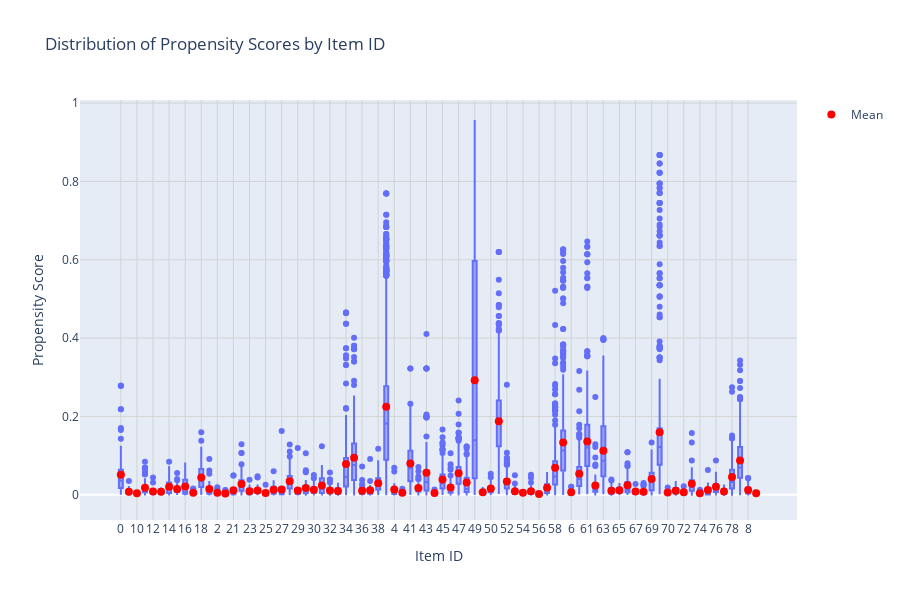

The notebook cell saved with this chart:
### Markdown cell above
### Propensity Score Distribution by Item ID

Visualize how propensity scores are distributed across different items using boxplots.

### Code cell
# Process data and calculate statistics
plot_df, stats_by_item, summary_by_item = calculate_distribution_stats(
    df=log_df_readable,
    value_col='propensity_score',
    groupby_col='item_id',
    groupby_col_as_string=True
)

# Create the boxplot visualization
fig = plot_boxplot_with_stats(
    plot_df=plot_df,
    stats_df=stats_by_item,
    value_col='propensity_score',
    groupby_col_str='item_id_str',
    title='Distribution of Propensity Scores by Item ID',
    xlabel='Item ID',
    ylabel='Propensity Score',
    height=600,
    show_mean_overlay=True
)

fig.show()

# Print summary statistics
print("\nPropensity Score Statistics by Item ID:")
print("="*60)

print("\nFirst 10 items:")
display(summary_by_item.head(10))

print("\nItems with highest mean propensity:")
display(summary_by_item.nlargest(5, 'mean'))

print("\nItems with lowest mean propensity:")
display(summary_by_item.nsmallest(5, 'mean'))

### Figure 1 — Plotly figure (JSON) as saved in the notebook; plotly's stock layout.template omitted (floating-point values rounded to 4 significant figures; data arrays with more than 128 entries replaced by an {"elided": "..."} marker saying what was removed)
{"data": [{"alignmentgroup": "True", "hovertemplate": "<b>Item ID: %{x}</b><br>Propensity Score: %{y:.4f}<br><extra></extra>", "legendgroup": "", "marker": {"color": "#636efa"}, "name": "", "notched": false, "offsetgroup": "", "orientation": "v", "showlegend": false, "type": "box", "x": {"elided": "10000 str values"}, "x0": " ", "xaxis": "x", "y": {"elided": "10000 float values"}, "y0": " ", "yaxis": "y"}, {"customdata": {"elided": "80x4 float values"}, "hovertemplate": "<b>Item ID: %{x}</b><br>Mean: %{y:.4f}<br>p25: %{customdata[0]:.4f}<br>p50: %{customdata[1]:.4f}<br>p75: %{customdata[2]:.4f}<br>p99: %{customdata[3]:.4f}<br><extra></extra>", "marker": {"color": "red", "size": 8, "symbol": "circle"}, "mode": "markers", "name": "Mean", "type": "scatter", "x": ["0", "1", "10", "11", "12", "13", "14", "15", "16", "17", "18", "19", "2", "20", "21", "22", "23", "24", "25", "26", "27", "28", "29", "3", "30", "31", "32", "33", "34", "35", "36", "37", "38", "39", "4", "40", "41", "42", "43", "44", "45", "46", "47", "48", "49", "5", "50", "51", "52", "53", "54", "55", "56", "57", "58", "59", "6", "60", "61", "62", "63", "64", "65", "66", "67", "68", "69", "7", "70", "71", "72", "73", "74", "75", "76", "77", "78", "79", "8", "9"], "y": [0.05087, 0.007732, 0.004102, 0.0178, 0.008128, 0.007747, 0.02045, 0.01442, 0.0209, 0.005179, 0.04434, 0.01441, 0.004926, 0.00338, 0.0115, 0.02756, 0.00926, 0.01106, 0.004479, 0.01267, 0.01357, 0.03449, 0.01099, 0.01746, 0.01297, 0.02362, 0.01104, 0.009831, 0.07854, 0.09421, 0.01025, 0.01136, 0.02942, 0.2248, 0.01332, 0.005091, 0.0798, 0.01753, 0.05638, 0.004741, 0.0387, 0.01872, 0.0552, 0.0311, 0.2924, 0.006224, 0.01587, 0.1875, 0.03388, 0.008645, 0.005296, 0.009022, 0.001938, 0.01788, 0.06875, 0.1334, 0.006436, 0.05359, 0.1358, 0.02382, 0.1122, 0.0104, 0.0113, 0.02451, 0.008379, 0.007827, 0.04011, 0.1593, 0.006076, 0.01005, 0.00632, 0.02823, 0.003729, 0.01205, 0.02022, 0.008039, 0.04503, 0.08749, 0.01223, 0.003616]}], "layout": {"boxmode": "group", "height": 600, "hovermode": "closest", "legend": {"tracegroupgap": 0}, "showlegend": true, "title": {"text": "Distribution of Propensity Scores by Item ID"}, "xaxis": {"anchor": "y", "categoryorder": "category ascending", "domain": [0, 1], "gridcolor": "lightgray", "gridwidth": 1, "showgrid": true, "title": {"text": "Item ID"}, "type": "category"}, "yaxis": {"anchor": "x", "domain": [0, 1], "gridcolor": "lightgray", "gridwidth": 1, "showgrid": true, "title": {"text": "Propensity Score"}}}}
